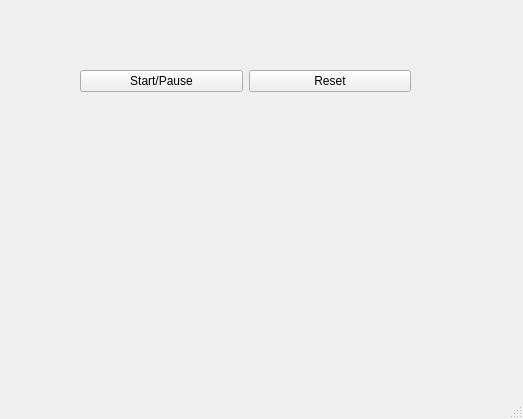
<?xml version="1.0" encoding="UTF-8"?>
<ui version="4.0">
 <class>MainWindow</class>
 <widget class="QMainWindow" name="MainWindow">
  <property name="geometry">
   <rect>
    <x>0</x>
    <y>0</y>
    <width>523</width>
    <height>419</height>
   </rect>
  </property>
  <property name="windowTitle">
   <string>MainWindow</string>
  </property>
  <widget class="QWidget" name="centralwidget">
   <widget class="QWidget" name="">
    <property name="geometry">
     <rect>
      <x>80</x>
      <y>70</y>
      <width>331</width>
      <height>221</height>
     </rect>
    </property>
    <layout class="QVBoxLayout" name="verticalLayout">
     <item>
      <layout class="QHBoxLayout" name="horizontalLayout">
       <item>
        <widget class="QPushButton" name="pushButton">
         <property name="text">
          <string>Start/Pause</string>
         </property>
         <property name="checkable">
          <bool>true</bool>
         </property>
        </widget>
       </item>
       <item>
        <widget class="QPushButton" name="pushButton_2">
         <property name="text">
          <string>Reset</string>
         </property>
        </widget>
       </item>
      </layout>
     </item>
     <item>
      <widget class="QLabel" name="label">
       <property name="font">
        <font>
         <pointsize>64</pointsize>
        </font>
       </property>
       <property name="text">
        <string/>
       </property>
       <property name="alignment">
        <set>Qt::AlignRight|Qt::AlignTrailing|Qt::AlignVCenter</set>
       </property>
      </widget>
     </item>
    </layout>
   </widget>
  </widget>
  <widget class="QMenuBar" name="menubar">
   <property name="geometry">
    <rect>
     <x>0</x>
     <y>0</y>
     <width>523</width>
     <height>24</height>
    </rect>
   </property>
  </widget>
  <widget class="QStatusBar" name="statusbar"/>
 </widget>
 <resources/>
 <connections/>
</ui>
